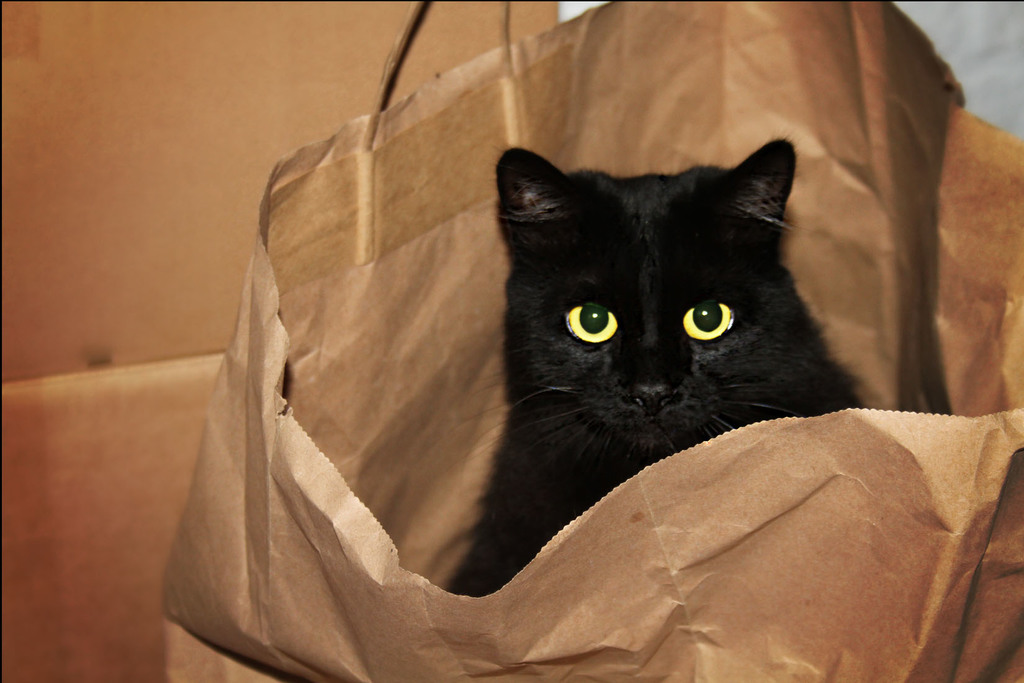
#> input picture midia/cat.jpg, 1024 x 683 px, given in place of the camera
$ python detector_de_cores.py
#> lines starting #> are read from the running program, lines starting #| are printed output that depends on the picture; after the words box and inside, x2 and y2 are one past the last pixel; in counts of white or black regions, pixels touching at a corner belong together
import numpy as np
import cv2 as cv

# Define limites maiores e menores das cores no espaço de cores HSV
lower = {'red': (166, 84, 141),
         'blue': (97, 100, 117),
         'yellow': (23, 59, 119),
         'green': (132, 176, 132)}
upper = {'red': (186, 255, 255),
         'blue': (117, 255, 255),
         'yellow': (54, 255, 255),
         'green': (174, 255, 174)}

# Cores padrão para circular o objeto
colors = {'red': (0, 0, 255),
          'blue': (255, 0, 0),
          'yellow': (0, 255, 117),
          'green': (0, 255, 0)}

# Transformando as imagens capturadas de RGB para HSV
cap = cv.VideoCapture(0)
while True:
    _, frame = cap.read()
#> frame is the input picture: shape (683, 1024, 3); mean B, G, R 66.4, 97.1, 136
    frame_color = cv.resize(frame, (600, 600))
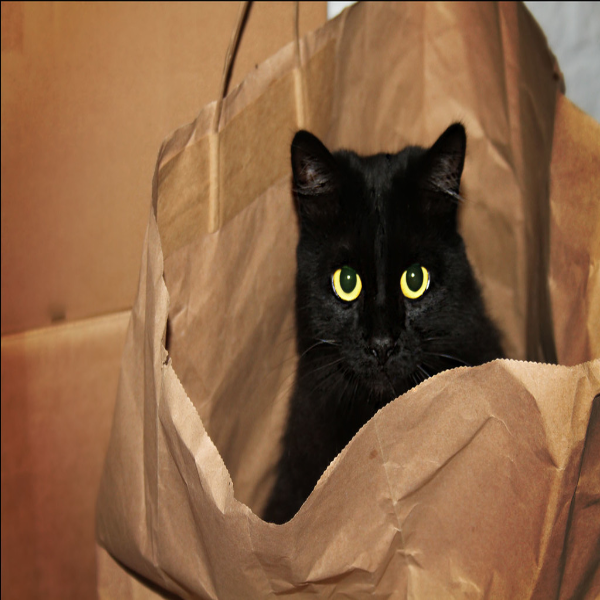
#> frame_color: shape (600, 600, 3); mean B, G, R 66.3, 97, 135.9

    # Converte BGR pra HSV
    hsv = cv.cvtColor(frame_color, cv.COLOR_BGR2HSV)
#> hsv: shape (600, 600, 3); mean H, S, V 15.2, 129.1, 136

    # Percorrer o dicionario de cores lower até upper
    # criando uma mask para objetos que possuam esses ranges de cores
    # Definindo contorno
    for key, value in upper.items():
        kernel = np.ones((9, 9), np.uint8)
        mask = cv.inRange(hsv, lower[key], upper[key])
        mask = cv.morphologyEx(mask, cv.MORPH_OPEN, kernel)
        mask = cv.morphologyEx(mask, cv.MORPH_CLOSE, kernel)

        # Encontra contorno na máscara
        contourn = cv.findContours(mask.copy(), cv.RETR_EXTERNAL, cv.CHAIN_APPROX_SIMPLE)[-2]

        # Se o objeto com as cores definidas for maior que o threshold definido
        if len(contourn) > 0:
            threshold = 0.5
            c = max(contourn, key=cv.contourArea)
            ((x, y), radius) = cv.minEnclosingCircle(c)
            M = cv.moments(c)
            center = (int(M['m10'] / M['m00']), int(M['m01'] / M['m00']))

            if radius > 0.5:
                cv.circle(frame, (int(x), int(y)),
                           int(radius), colors[key], 2)
                cv.putText(frame, key + " object", (int(x - radius), int(y - radius)),
                            cv.FONT_HERSHEY_SIMPLEX, 0.6, colors[key], 2)

        cv.imshow('frame', frame)
        cv.imshow('mask', mask)
#> this loop made 4 passes
#> pass 3, `mask = cv.inRange(hsv, lower[key], upper[key])`:
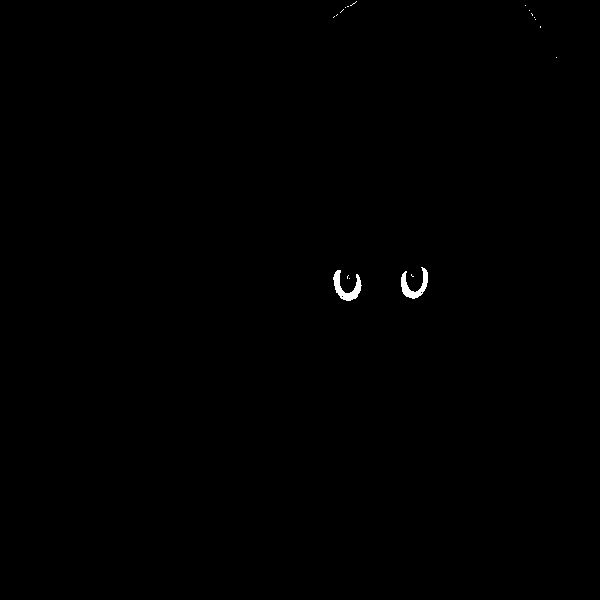
#> mask: shape (600, 600); 0.21% white; 18 white regions (16 under 20 px), largest, box (x1, y1, x2, y2) and area: (333, 270, 362, 301) 368, (401, 267, 428, 299) 344

    k = cv.waitKey(1) & 0xFF
#> (key q is pressed here)
    if k == ord("q"):
        break

cap.release()
cv.destroyAllWindows()

$ run again, on midia/dog.jpg
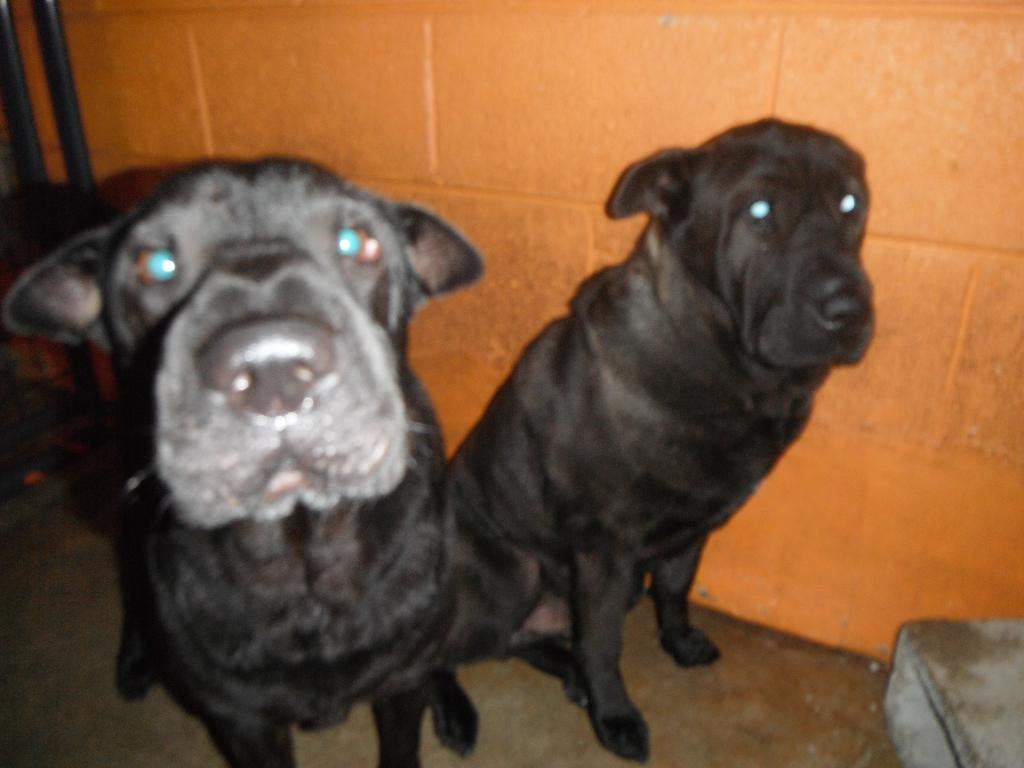
#> input picture midia/dog.jpg, 1024 x 768 px, given in place of the camera
#> frame is the input picture: shape (768, 1024, 3); mean B, G, R 60.4, 87.8, 121.2
#> `frame_color = cv.resize(frame, (600, 600))`:
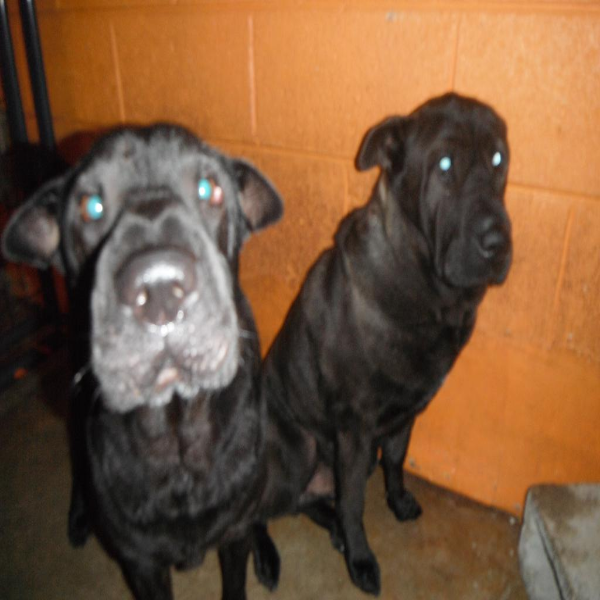
#> frame_color: shape (600, 600, 3); mean B, G, R 60.3, 87.7, 121.1
#> hsv: shape (600, 600, 3); mean H, S, V 25.5, 103.7, 121.2

$ run again, on midia/person.jpg
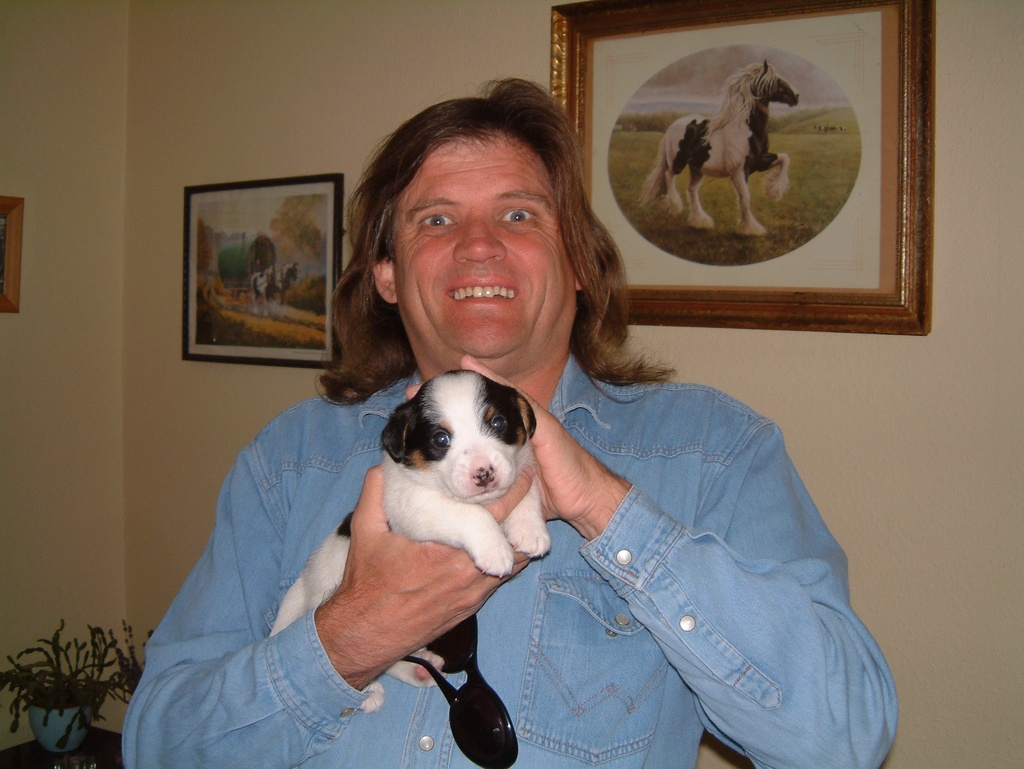
#> input picture midia/person.jpg, 1024 x 769 px, given in place of the camera
#> frame is the input picture: shape (769, 1024, 3); mean B, G, R 93.9, 104.3, 117.3
#> `frame_color = cv.resize(frame, (600, 600))`:
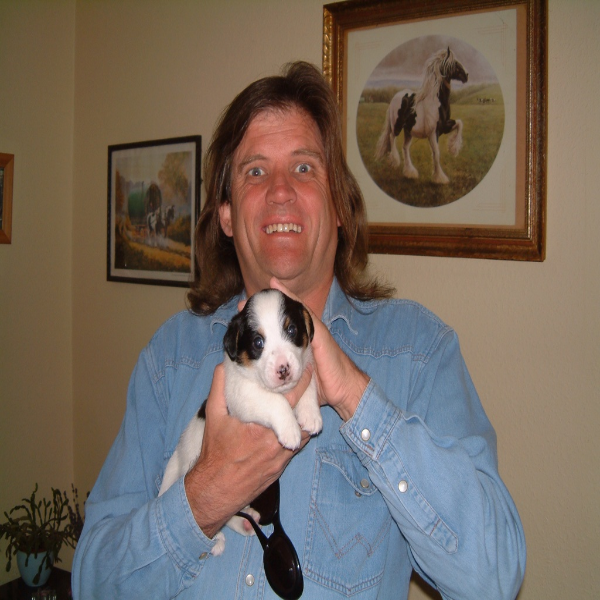
#> frame_color: shape (600, 600, 3); mean B, G, R 93.8, 104.2, 117.2
#> hsv: shape (600, 600, 3); mean H, S, V 37.5, 99.6, 128.7
#> the loop `for key, value in upper.items():` made 4 passes
#> pass 2, `mask = cv.inRange(hsv, lower[key], upper[key])`:
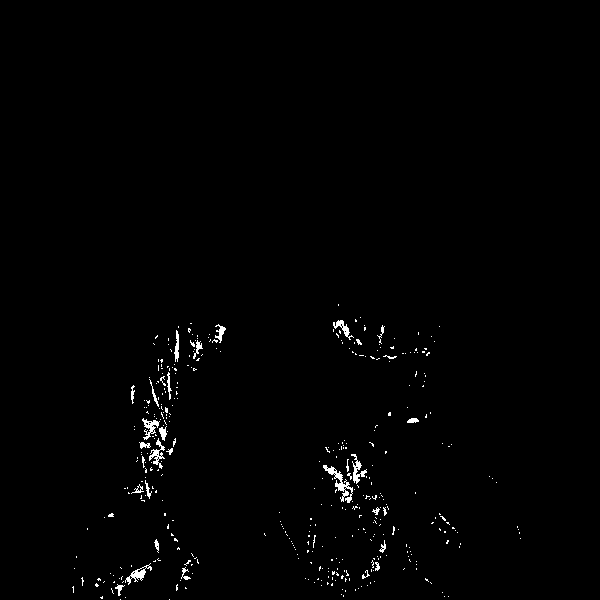
#> mask: shape (600, 600); 0.92% white in thin lines or dots, all inside (x1, y1, x2, y2) = (72, 304, 521, 600)
